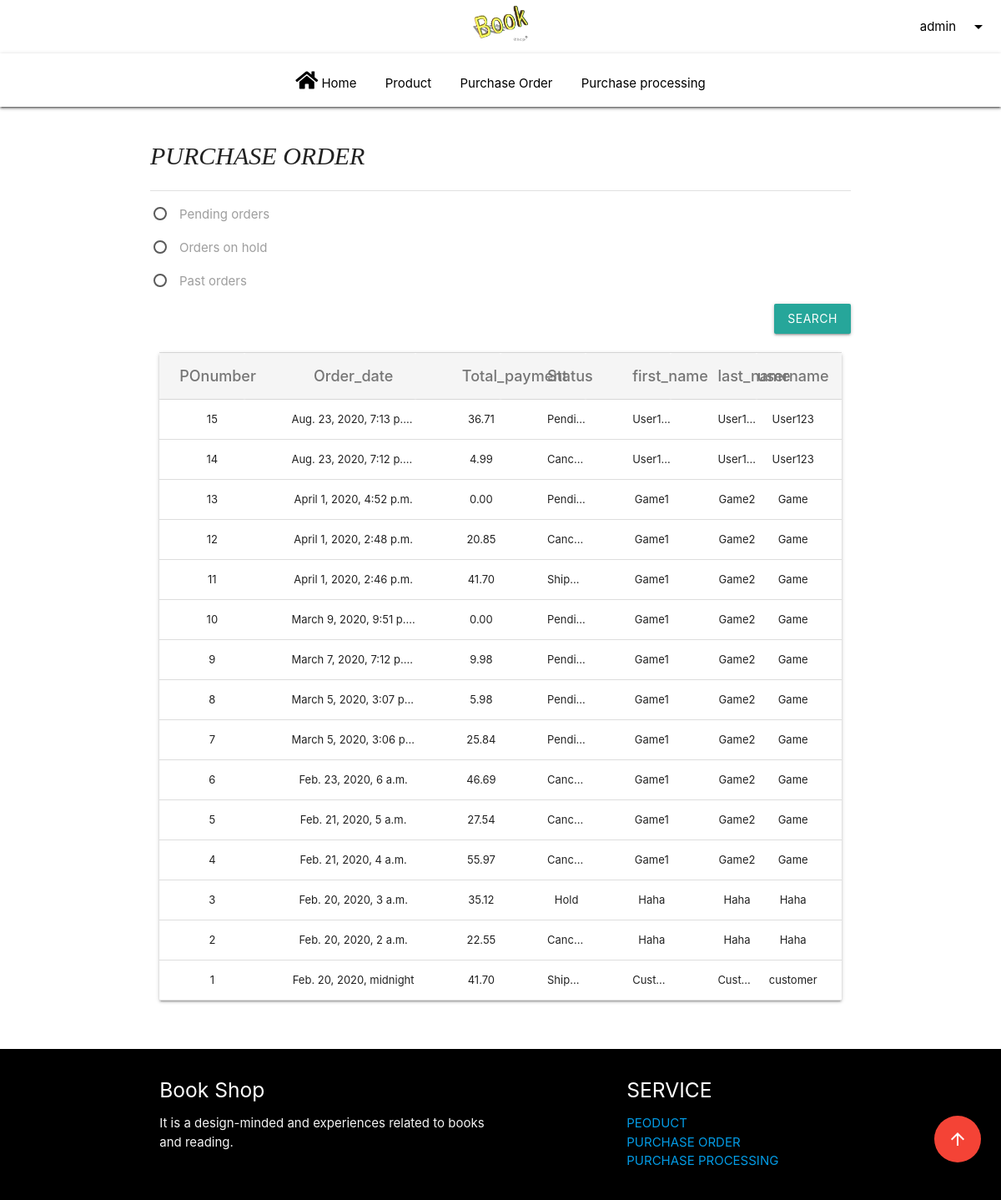
Screenshot of /f/purchase_order (signed in) with the database file from the repository.
### test001/models.py (models this page shows)
class Order(models.Model):
    POnumber = models.IntegerField(primary_key=True)  # Generate by code /
    Cust_ID = models.ForeignKey(Customer, on_delete=models.CASCADE)
    Order_date = models.DateTimeField(null=True)
    Cancel_date = models.DateField(null=True)
    Ship_date = models.DateField(null=True)
    Status = models.TextField()
    Total_payment = models.DecimalField(max_digits=30, decimal_places=2)  # Define as decimal in dictionary / Double
    Cancel_by = models.CharField(null=True, max_length=10)
    class Meta:
        db_table = 'Order'

### test001/views.py (the view, shortened to what this page needs)
# urls.py: path('f/purchase_order', views.purchase_order, name='purchase_order'),   # F1 Purchase order page
@user_passes_test(lambda u: u.is_superuser)  # To prevent non superuser
def purchase_order(request):
    sort_process = request.GET.get('sort_order', '')
    username = request.user.get_username()
    info = Order.objects.values('POnumber', 'Order_date', 'Total_payment', 'Status', 'Cust_ID_id').order_by('-Order_date')
    reset = False
    for k in info:
        k['first_name'] = User.objects.get(id=k['Cust_ID_id']).first_name
        k['last_name'] = User.objects.get(id=k['Cust_ID_id']).last_name
        k['username'] = User.objects.get(id=k['Cust_ID_id']).username
        del k['Cust_ID_id']
    context = {
        'login': request.user.is_authenticated,
        'username': username,
        'superuser': request.user.is_superuser,  # E1 to disable customer buttons
        'info': info,
        'sort': sort_process,
        'reset': reset
    }
    return render(request, 'Purchase_order.html', context)

### templates3/Purchase_order.html (shortened to what this page needs)
{% extends 'Home.html' %}
{% block content %}
    <div class="container" id="order_form">
        <h1 class="CartTitle" style="font-size: 30px">Purchase Order</h1>
     <div class="divider"></div>
        <form method="get" action="/f/purchase_order">
        <p>
            <label>
                <span>Pending orders</span>
            </label>
        </p>
        <p>
            <label>
                <span>Orders on hold</span>
            </label>
        </p>
        <p>
            <label>
                <span>Past orders</span>
            </label>
        </p>
        <p class="right-align">
            <a id="sort_order_btn" class="waves-effect waves-light btn">Search</a>
        </p>
        </form>
    </div>
        <div class="container row hide-on-small-only text-center">
  <div  class="col s12">
    <div class="card material-table">
      <table border="1" id="order_list" class="responsive-table highlight">
        <thead style="background-color: whitesmoke">
          <tr>
           <tr>
            <th class="center">POnumber</th>
            <th colspan="2" class="center">Order_date</th>
            <th class="center">Total_payment</th>
            <th class="center">Status</th>
            <th class="center">first_name</th>
            <th class="center">last_name</th>
            <th class="center">username</th>
        </tr>
        </tr>
        </thead>
        <tbody>
         {% for y in info %}
        <tr id="{{ y.POnumber }}">
            <td class="center">{{ y.POnumber }}</td>
            <td colspan="2" class="center">{{ y.Order_date }}</td>
            <td class="center">{{ y.Total_payment }}</td>
            <td class="center">{{ y.Status }}</td>
            <td class="center">{{ y.first_name }}</td>
            <td class="center">{{ y.last_name}}</td>
            <td class="center">{{ y.username}}</td>
        </tr>
    {% endfor %}
        </tbody>
      </table>
    </div>
  </div>
</div>
    <br>
{% endblock %}

### templates3/Home.html (shortened to what this page needs)
{% load static %}
<!DOCTYPE html>
<html lang="en">
<head>
     <link rel="stylesheet" href="https://cdnjs.cloudflare.com/ajax/libs/materialize/1.0.0/css/materialize.min.css">
        <link rel="stylesheet" href="https://cdnjs.cloudflare.com/ajax/libs/OwlCarousel2/2.3.4/assets/owl.carousel.min.css">
<link rel="stylesheet" href="https://cdnjs.cloudflare.com/ajax/libs/OwlCarousel2/2.3.4/assets/owl.theme.default.min.css">
<link rel="stylesheet" href="https://cdnjs.cloudflare.com/ajax/libs/font-awesome/5.12.1/css/all.min.css">
    <link rel="stylesheet" type="text/css" href="{% static 'css/home.css' %}" />
     <link rel="stylesheet" type="text/css" href="{% static 'css/test.css' %}" />
</head>
<body>
<header>
    <nav class="nav-extended white black-text">
    <div class="nav-wrapper">
        <a href="/" class="brand-logo center"><div style="max-height: 90px"><img src="{% static 'image/logoPng.png' %}"  style="max-height: 50px" ></div></a>
      <ul id="nav-mobile" class="right hide-on-med-and-down">
          {% if login %}
              <li>
                  <a class="dropdown-trigger" href="#!" data-target="dropdown1">
                      {{username}}<i class="material-icons right">arrow_drop_down</i>
                  </a>
              </li>
          {% endif %}
      </ul>
    </div>
    <nav class="nav-center white black-text hide-on-small-only" role="navigation">
    <div class="nav-wrapper container ">
        <ul>
           <li class="tab "><a href="/"><i class="fas fa-home"></i>&nbspHome</a></li>
        <li class="tab "><a href="/a/">Product</a></li>
            {% if superuser %}
                <li class="tab"><a href="/f/purchase_order?sort_order=">Purchase Order</a></li>
                <li class="tab"><a href="/f/purchase_processing">Purchase processing</a></li>
          {% endif %}
        </ul>
    </div>
</nav>
  </nav>
</header>
<main>
    {% block content %}
    {% endblock %}
</main>
 <div class="fixed-action-btn horizontal" style="bottom: 45px; right: 24px;">
    <a class="btn-floating btn-large red tooltipped"  href="#top"
       data-position="left"
       data-tooltip="Back to top of page">
      <i class="large material-icons">arrow_upward</i>
    </a>
  </div>
<footer class="page-footer black">
    <div class="container">
            <div class="row">
              <div class="col l6 s12">
                <h5 class="white-text">Book Shop</h5>
                <p class="grey-text text-lighten-4">It is a design-minded and experiences related to books and reading. </p>
              </div>
              <div class="col l4 offset-l2 s12">
                <h5 class="white-text">SERVICE</h5>
                <ul>
                      <li class="tab"><a href="/a/">PEODUCT</a></li>
            {% if superuser %}
                <li class="tab"><a href="/f/purchase_order?sort_order=">PURCHASE ORDER</a></li>
                <li class="tab"><a href="/f/purchase_processing">PURCHASE PROCESSING</a></li>
          {% endif %}
                </ul>
              </div>
            </div>
          </div>
</footer>
</body>
</html>

### resources3/css/test.css (style rules this page uses)
body { display: flex; min-height: 100vh; flex-direction: column; }
main { flex: 1 0 auto; }
#order_list tbody tr { cursor: pointer; }
.CartTitle { font-family: "Libre Baskerville",serif; font-weight: 400; font-style: italic; font-size: 24px; text-transform: uppercase; }
div.material-table table { table-layout: fixed; }
div.material-table table tr td { padding: 0 0 0 56px; height: 48px; font-size: 13px; color: rgba(0, 0, 0, 0.87); border-bottom: solid 1px #DDDDDD; white-space: nowrap; overflow: hidden; text-overflow: ellipsis; }
div.material-table table tr { font-size: 12px; }
div.material-table table th { font-size: 18px; font-weight: 500; color: #757575; white-space: nowrap; padding: 0; height: 56px; padding-left: 56px; vertical-align: middle; outline: none !important; }
div.material-table table th:first-child, div.material-table table td:first-child { padding: 0 0 0 24px; }
div.material-table table th:last-child, div.material-table table td:last-child { padding: 0 14px 0 0; }

### rows the page displays
Order: POnumber "15", Order_date "Aug. 23, 2020, 7:13 p.m.", Total_payment "36.71", Status "Pendi…", first_name "User1…", last_name "User1…", username "User123"
Order: POnumber "14", Order_date "Aug. 23, 2020, 7:12 p.m.", Total_payment "4.99", Status "Canc…", first_name "User1…", last_name "User1…", username "User123"
Order: POnumber "13", Order_date "April 1, 2020, 4:52 p.m.", Total_payment "0.00", Status "Pendi…", first_name "Game1", last_name "Game2", username "Game"
Order: POnumber "12", Order_date "April 1, 2020, 2:48 p.m.", Total_payment "20.85", Status "Canc…", first_name "Game1", last_name "Game2", username "Game"
Order: POnumber "11", Order_date "April 1, 2020, 2:46 p.m.", Total_payment "41.70", Status "Ship…", first_name "Game1", last_name "Game2", username "Game"
Order: POnumber "10", Order_date "March 9, 2020, 9:51 p…", Total_payment "0.00", Status "Pendi…", first_name "Game1", last_name "Game2", username "Game"
Order: POnumber "9", Order_date "March 7, 2020, 7:12 p.m.", Total_payment "9.98", Status "Pendi…", first_name "Game1", last_name "Game2", username "Game"
Order: POnumber "8", Order_date "March 5, 2020, 3:07 p…", Total_payment "5.98", Status "Pendi…", first_name "Game1", last_name "Game2", username "Game"
Order: POnumber "7", Order_date "March 5, 2020, 3:06 p…", Total_payment "25.84", Status "Pendi…", first_name "Game1", last_name "Game2", username "Game"
Order: POnumber "6", Order_date "Feb. 23, 2020, 6 a.m.", Total_payment "46.69", Status "Canc…", first_name "Game1", last_name "Game2", username "Game"
Order: POnumber "5", Order_date "Feb. 21, 2020, 5 a.m.", Total_payment "27.54", Status "Canc…", first_name "Game1", last_name "Game2", username "Game"
Order: POnumber "4", Order_date "Feb. 21, 2020, 4 a.m.", Total_payment "55.97", Status "Canc…", first_name "Game1", last_name "Game2", username "Game"
Order: POnumber "3", Order_date "Feb. 20, 2020, 3 a.m.", Total_payment "35.12", Status "Hold", first_name "Haha", last_name "Haha", username "Haha"
Order: POnumber "2", Order_date "Feb. 20, 2020, 2 a.m.", Total_payment "22.55", Status "Canc…", first_name "Haha", last_name "Haha", username "Haha"
Order: POnumber "1", Order_date "Feb. 20, 2020, midnight", Total_payment "41.70", Status "Ship…", first_name "Cust…", last_name "Cust…", username "customer"

### other values shown
{{ username }} "admin"
